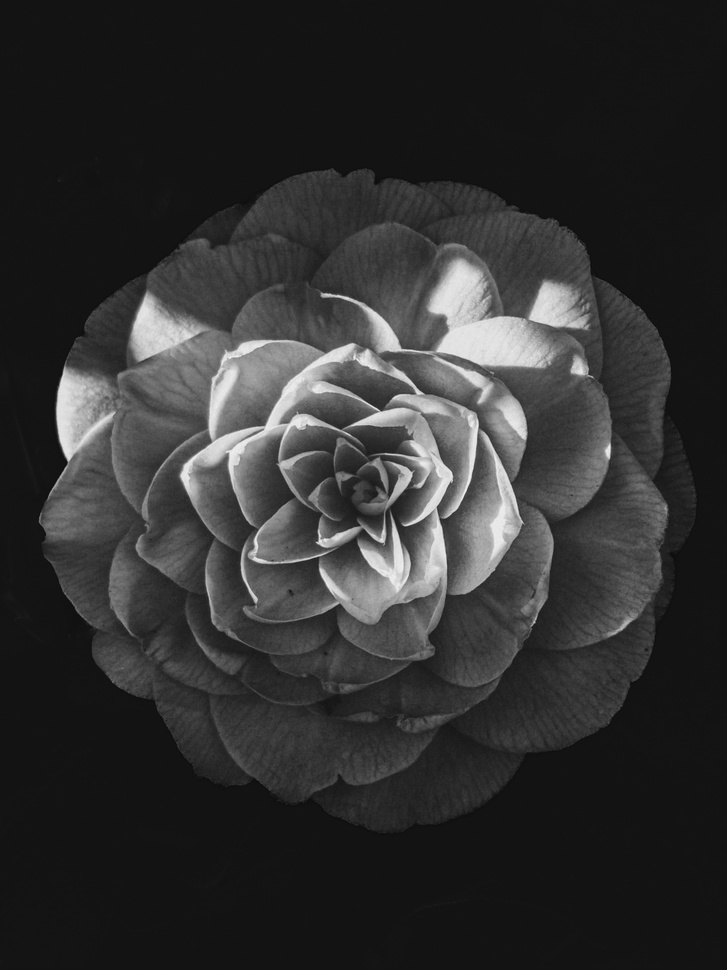
#> input picture dip/project/images/gray_rose.jpg, 727 x 970 px, shrunk from 2684 x 3579 before the run
$ jupyter execute xdog.ipynb
#> lines starting #> are read from the running program, lines starting #| are printed output that depends on the picture; after the words box and inside, x2 and y2 are one past the last pixel; in counts of white or black regions, pixels touching at a corner belong together
#> further down, img is the input picture: shape (970, 727, 3); min 8, max 243, mean 48.4
<h2> Implementation of Extended Difference of Guassian (XDoG) </h2>

Dσ,k,τ(x) = Gσ(x) − τ · Gkσ(x) <br>
and then we use a thresholding function on the dog output <br>
Made the thresholding function separate so that we can change it independently of the DoG function<br>

<h4>PARAMETERS:</h4>
- <i>k</i>  -> scaling factor for the standard deviation of the DoG<br>
- <i>sigma</i> -> standard deviation of the guassian filter that is used<br>
- <i>p</i> -> controls strength of edge sharpening effect<br>
- <i>size</i> -> size of guassian kernel<br>
- <i>epsilon</i> -> thresholding value<br>
- <i>phi</i> -> threshold parameter for ramp-based thresholding<br><br>

<b>INPUT SHOULD BE GREYSCALE</b><br>

[cell 1]
import cv2
import numpy as np
import matplotlib.pyplot as plt

def dog(img, k, sigma, p, size=(0, 0)):
#> called with k = 1.6, sigma = 1.4, p = 1, size = (0, 0)
    img1 = cv2.GaussianBlur(img, size, sigma)
    img2 = cv2.GaussianBlur(img, size, sigma * k)

    return ((1 + p) * img1) - p * img2

def thresholding(img, epsilon, phi):
#> called with epsilon = 0.6, phi = 6
    img = img / 255
    mask = img >= epsilon
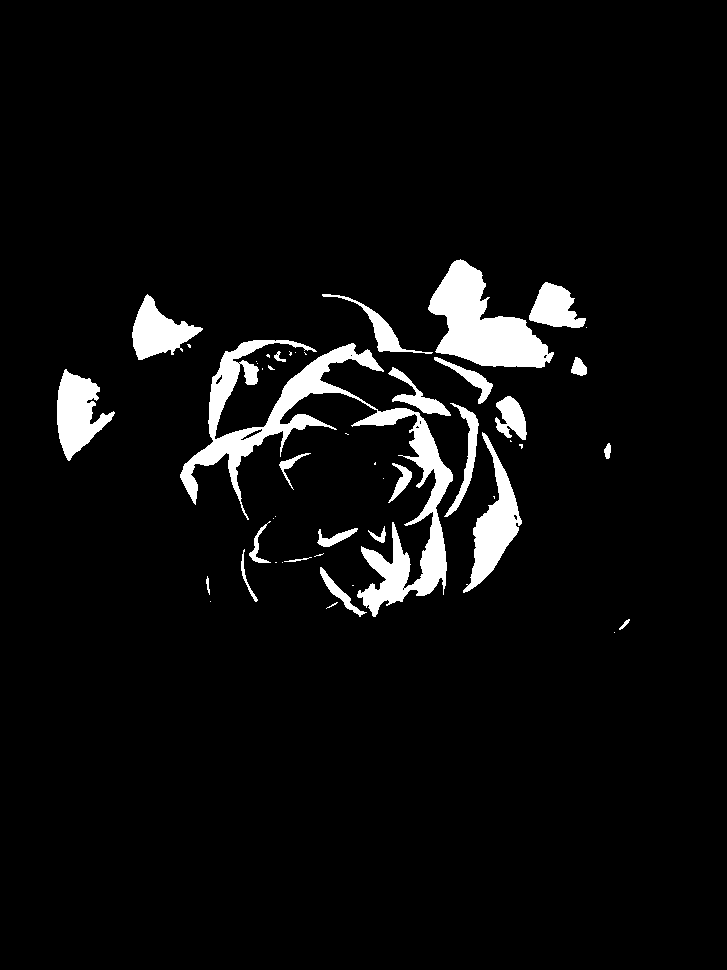
#> mask: shape (970, 727) bool; 5.3% white; 49 white regions (25 under 20 px), largest, box (x1, y1, x2, y2) and area: (180, 340, 453, 617) 13966, (428, 259, 554, 368) 6843, (463, 432, 522, 593) 3238
    img[mask] = 1
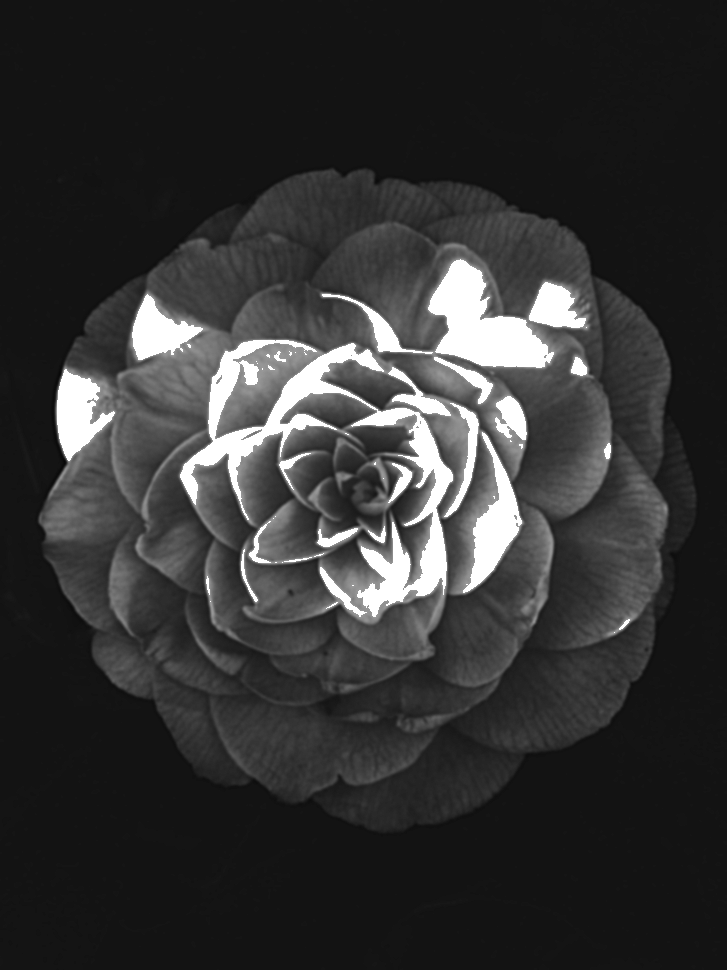
#> img: shape (970, 727) float64; min 0.0275, max 1, mean 0.202
    img[~mask] = 1 + np.tanh(phi * (img[~mask] - epsilon))
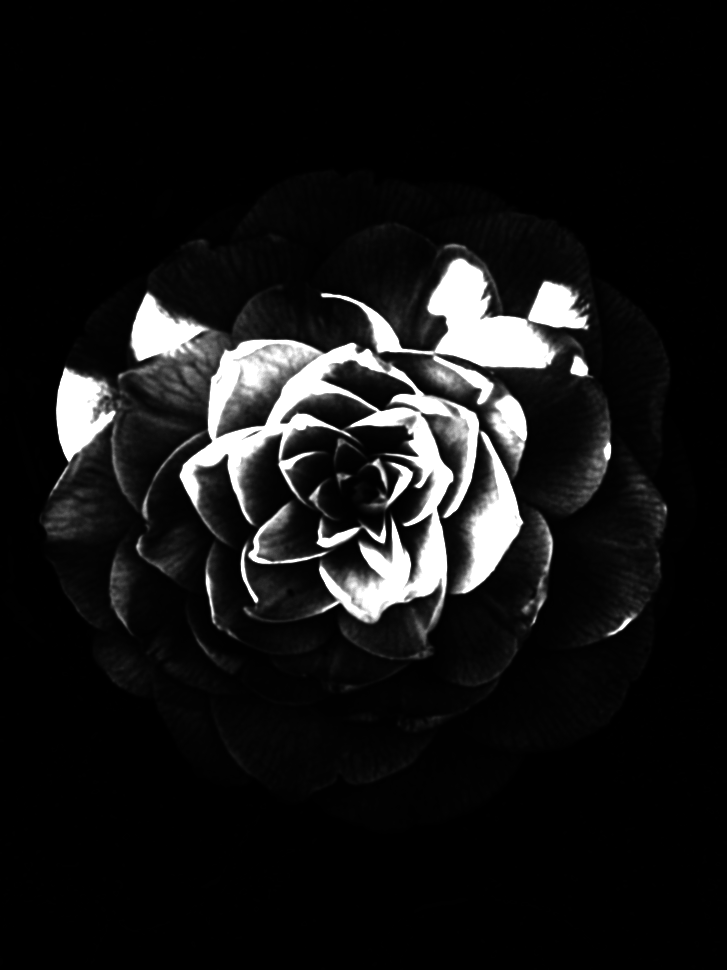
#> img: shape (970, 727) float64; min 0.00207, max 1, mean 0.0908
    img = img * 255
    return img

def xdog(img, k, sigma, p, epsilon, phi):
    dimg = dog(img, k, sigma, p)
    thresh = thresholding(dimg, epsilon, phi)
    thresh = np.stack((thresh, thresh, thresh), axis=2).astype(np.uint8)
    return thresh

[cell 2]
img = cv2.imread("../images/gray_rose.jpg")
plt.figure()
plt.imshow(img)
plt.title("Original Image")

img = cv2.cvtColor(img,cv2.COLOR_BGR2GRAY)
result = xdog(img,1.6,1.4,1,0.6,6)
plt.figure()
plt.imshow(result)
plt.title("XDoG output")
